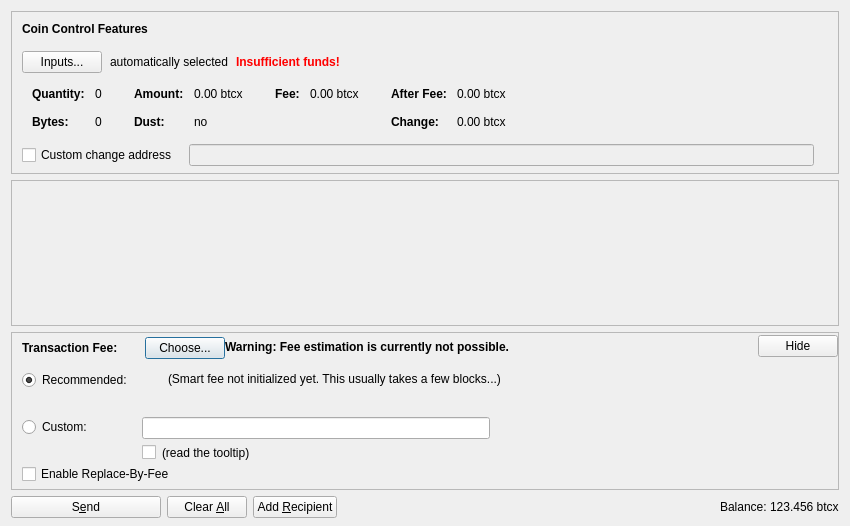
<?xml version="1.0" encoding="UTF-8"?>
<ui version="4.0">
 <class>SendCoinsDialog</class>
 <widget class="QDialog" name="SendCoinsDialog">
  <property name="geometry">
   <rect>
    <x>0</x>
    <y>0</y>
    <width>850</width>
    <height>526</height>
   </rect>
  </property>
  <property name="windowTitle">
   <string>Send Coins</string>
  </property>
  <layout class="QVBoxLayout" name="verticalLayout" stretch="0,1,0,0">
   <property name="bottomMargin">
    <number>8</number>
   </property>
   <item>
    <widget class="QFrame" name="frameCoinControl">
     <property name="sizePolicy">
      <sizepolicy hsizetype="Expanding" vsizetype="Expanding">
       <horstretch>0</horstretch>
       <verstretch>0</verstretch>
      </sizepolicy>
     </property>
     <property name="maximumSize">
      <size>
       <width>16777215</width>
       <height>16777215</height>
      </size>
     </property>
     <property name="frameShape">
      <enum>QFrame::StyledPanel</enum>
     </property>
     <property name="frameShadow">
      <enum>QFrame::Sunken</enum>
     </property>
     <layout class="QVBoxLayout" name="verticalLayoutCoinControl2">
      <property name="spacing">
       <number>0</number>
      </property>
      <property name="leftMargin">
       <number>0</number>
      </property>
      <property name="topMargin">
       <number>0</number>
      </property>
      <property name="rightMargin">
       <number>0</number>
      </property>
      <property name="bottomMargin">
       <number>6</number>
      </property>
      <item>
       <layout class="QVBoxLayout" name="verticalLayoutCoinControl" stretch="0,0,0,0,1">
        <property name="spacing">
         <number>0</number>
        </property>
        <property name="leftMargin">
         <number>10</number>
        </property>
        <property name="topMargin">
         <number>10</number>
        </property>
        <item>
         <layout class="QHBoxLayout" name="horizontalLayoutCoinControl1">
          <property name="bottomMargin">
           <number>15</number>
          </property>
          <item>
           <widget class="QLabel" name="labelCoinControlFeatures">
            <property name="sizePolicy">
             <sizepolicy hsizetype="Preferred" vsizetype="Maximum">
              <horstretch>0</horstretch>
              <verstretch>0</verstretch>
             </sizepolicy>
            </property>
            <property name="font">
             <font>
              <weight>75</weight>
              <bold>true</bold>
             </font>
            </property>
            <property name="styleSheet">
             <string notr="true">font-weight:bold;</string>
            </property>
            <property name="text">
             <string>Coin Control Features</string>
            </property>
           </widget>
          </item>
         </layout>
        </item>
        <item>
         <layout class="QHBoxLayout" name="horizontalLayoutCoinControl2" stretch="0,0,0,0">
          <property name="spacing">
           <number>8</number>
          </property>
          <property name="bottomMargin">
           <number>10</number>
          </property>
          <item>
           <widget class="QPushButton" name="pushButtonCoinControl">
            <property name="styleSheet">
             <string notr="true"/>
            </property>
            <property name="text">
             <string>Inputs...</string>
            </property>
            <property name="autoDefault">
             <bool>false</bool>
            </property>
           </widget>
          </item>
          <item>
           <widget class="QLabel" name="labelCoinControlAutomaticallySelected">
            <property name="text">
             <string>automatically selected</string>
            </property>
            <property name="margin">
             <number>5</number>
            </property>
           </widget>
          </item>
          <item>
           <widget class="QLabel" name="labelCoinControlInsuffFunds">
            <property name="font">
             <font>
              <weight>75</weight>
              <bold>true</bold>
             </font>
            </property>
            <property name="styleSheet">
             <string notr="true">color:red;font-weight:bold;</string>
            </property>
            <property name="text">
             <string>Insufficient funds!</string>
            </property>
            <property name="margin">
             <number>5</number>
            </property>
           </widget>
          </item>
          <item>
           <spacer name="horizontalSpacerCoinControl">
            <property name="orientation">
             <enum>Qt::Horizontal</enum>
            </property>
            <property name="sizeHint" stdset="0">
             <size>
              <width>40</width>
              <height>1</height>
             </size>
            </property>
           </spacer>
          </item>
         </layout>
        </item>
        <item>
         <widget class="QWidget" name="widgetCoinControl" native="true">
          <property name="sizePolicy">
           <sizepolicy hsizetype="Preferred" vsizetype="Preferred">
            <horstretch>0</horstretch>
            <verstretch>0</verstretch>
           </sizepolicy>
          </property>
          <property name="minimumSize">
           <size>
            <width>0</width>
            <height>0</height>
           </size>
          </property>
          <property name="styleSheet">
           <string notr="true"/>
          </property>
          <layout class="QHBoxLayout" name="horizontalLayoutCoinControl5">
           <property name="leftMargin">
            <number>0</number>
           </property>
           <property name="topMargin">
            <number>0</number>
           </property>
           <property name="rightMargin">
            <number>0</number>
           </property>
           <property name="bottomMargin">
            <number>0</number>
           </property>
           <item>
            <layout class="QHBoxLayout" name="horizontalLayoutCoinControl3" stretch="0,0,0,1">
             <property name="spacing">
              <number>20</number>
             </property>
             <property name="topMargin">
              <number>0</number>
             </property>
             <property name="bottomMargin">
              <number>10</number>
             </property>
             <item>
              <layout class="QFormLayout" name="formLayoutCoinControl1">
               <property name="horizontalSpacing">
                <number>10</number>
               </property>
               <property name="verticalSpacing">
                <number>14</number>
               </property>
               <property name="leftMargin">
                <number>10</number>
               </property>
               <property name="topMargin">
                <number>4</number>
               </property>
               <property name="rightMargin">
                <number>6</number>
               </property>
               <item row="0" column="0">
                <widget class="QLabel" name="labelCoinControlQuantityText">
                 <property name="font">
                  <font>
                   <weight>75</weight>
                   <bold>true</bold>
                  </font>
                 </property>
                 <property name="text">
                  <string>Quantity:</string>
                 </property>
                 <property name="margin">
                  <number>0</number>
                 </property>
                </widget>
               </item>
               <item row="0" column="1">
                <widget class="QLabel" name="labelCoinControlQuantity">
                 <property name="cursor">
                  <cursorShape>IBeamCursor</cursorShape>
                 </property>
                 <property name="contextMenuPolicy">
                  <enum>Qt::ActionsContextMenu</enum>
                 </property>
                 <property name="text">
                  <string notr="true">0</string>
                 </property>
                 <property name="margin">
                  <number>0</number>
                 </property>
                 <property name="textInteractionFlags">
                  <set>Qt::LinksAccessibleByMouse|Qt::TextSelectableByKeyboard|Qt::TextSelectableByMouse</set>
                 </property>
                </widget>
               </item>
               <item row="1" column="0">
                <widget class="QLabel" name="labelCoinControlBytesText">
                 <property name="font">
                  <font>
                   <weight>75</weight>
                   <bold>true</bold>
                  </font>
                 </property>
                 <property name="text">
                  <string>Bytes:</string>
                 </property>
                </widget>
               </item>
               <item row="1" column="1">
                <widget class="QLabel" name="labelCoinControlBytes">
                 <property name="cursor">
                  <cursorShape>IBeamCursor</cursorShape>
                 </property>
                 <property name="contextMenuPolicy">
                  <enum>Qt::ActionsContextMenu</enum>
                 </property>
                 <property name="text">
                  <string notr="true">0</string>
                 </property>
                 <property name="textInteractionFlags">
                  <set>Qt::LinksAccessibleByMouse|Qt::TextSelectableByKeyboard|Qt::TextSelectableByMouse</set>
                 </property>
                </widget>
               </item>
              </layout>
             </item>
             <item>
              <layout class="QFormLayout" name="formLayoutCoinControl2">
               <property name="horizontalSpacing">
                <number>10</number>
               </property>
               <property name="verticalSpacing">
                <number>14</number>
               </property>
               <property name="leftMargin">
                <number>6</number>
               </property>
               <property name="topMargin">
                <number>4</number>
               </property>
               <property name="rightMargin">
                <number>6</number>
               </property>
               <item row="0" column="0">
                <widget class="QLabel" name="labelCoinControlAmountText">
                 <property name="font">
                  <font>
                   <weight>75</weight>
                   <bold>true</bold>
                  </font>
                 </property>
                 <property name="text">
                  <string>Amount:</string>
                 </property>
                 <property name="margin">
                  <number>0</number>
                 </property>
                </widget>
               </item>
               <item row="0" column="1">
                <widget class="QLabel" name="labelCoinControlAmount">
                 <property name="cursor">
                  <cursorShape>IBeamCursor</cursorShape>
                 </property>
                 <property name="contextMenuPolicy">
                  <enum>Qt::ActionsContextMenu</enum>
                 </property>
                 <property name="text">
                  <string notr="true">0.00 btcx</string>
                 </property>
                 <property name="textInteractionFlags">
                  <set>Qt::LinksAccessibleByMouse|Qt::TextSelectableByKeyboard|Qt::TextSelectableByMouse</set>
                 </property>
                </widget>
               </item>
               <item row="1" column="0">
                <widget class="QLabel" name="labelCoinControlLowOutputText">
                 <property name="font">
                  <font>
                   <weight>75</weight>
                   <bold>true</bold>
                  </font>
                 </property>
                 <property name="text">
                  <string>Dust:</string>
                 </property>
                </widget>
               </item>
               <item row="1" column="1">
                <widget class="QLabel" name="labelCoinControlLowOutput">
                 <property name="cursor">
                  <cursorShape>IBeamCursor</cursorShape>
                 </property>
                 <property name="contextMenuPolicy">
                  <enum>Qt::ActionsContextMenu</enum>
                 </property>
                 <property name="text">
                  <string notr="true">no</string>
                 </property>
                 <property name="textInteractionFlags">
                  <set>Qt::LinksAccessibleByMouse|Qt::TextSelectableByKeyboard|Qt::TextSelectableByMouse</set>
                 </property>
                </widget>
               </item>
              </layout>
             </item>
             <item>
              <layout class="QFormLayout" name="formLayoutCoinControl3">
               <property name="horizontalSpacing">
                <number>10</number>
               </property>
               <property name="verticalSpacing">
                <number>14</number>
               </property>
               <property name="leftMargin">
                <number>6</number>
               </property>
               <property name="topMargin">
                <number>4</number>
               </property>
               <property name="rightMargin">
                <number>6</number>
               </property>
               <item row="0" column="0">
                <widget class="QLabel" name="labelCoinControlFeeText">
                 <property name="font">
                  <font>
                   <weight>75</weight>
                   <bold>true</bold>
                  </font>
                 </property>
                 <property name="text">
                  <string>Fee:</string>
                 </property>
                 <property name="margin">
                  <number>0</number>
                 </property>
                </widget>
               </item>
               <item row="0" column="1">
                <widget class="QLabel" name="labelCoinControlFee">
                 <property name="cursor">
                  <cursorShape>IBeamCursor</cursorShape>
                 </property>
                 <property name="contextMenuPolicy">
                  <enum>Qt::ActionsContextMenu</enum>
                 </property>
                 <property name="text">
                  <string notr="true">0.00 btcx</string>
                 </property>
                 <property name="textInteractionFlags">
                  <set>Qt::LinksAccessibleByMouse|Qt::TextSelectableByKeyboard|Qt::TextSelectableByMouse</set>
                 </property>
                </widget>
               </item>
              </layout>
             </item>
             <item>
              <layout class="QFormLayout" name="formLayoutCoinControl4">
               <property name="horizontalSpacing">
                <number>10</number>
               </property>
               <property name="verticalSpacing">
                <number>14</number>
               </property>
               <property name="leftMargin">
                <number>6</number>
               </property>
               <property name="topMargin">
                <number>4</number>
               </property>
               <property name="rightMargin">
                <number>6</number>
               </property>
               <item row="0" column="0">
                <widget class="QLabel" name="labelCoinControlAfterFeeText">
                 <property name="font">
                  <font>
                   <weight>75</weight>
                   <bold>true</bold>
                  </font>
                 </property>
                 <property name="text">
                  <string>After Fee:</string>
                 </property>
                 <property name="margin">
                  <number>0</number>
                 </property>
                </widget>
               </item>
               <item row="0" column="1">
                <widget class="QLabel" name="labelCoinControlAfterFee">
                 <property name="cursor">
                  <cursorShape>IBeamCursor</cursorShape>
                 </property>
                 <property name="contextMenuPolicy">
                  <enum>Qt::ActionsContextMenu</enum>
                 </property>
                 <property name="text">
                  <string notr="true">0.00 btcx</string>
                 </property>
                 <property name="textInteractionFlags">
                  <set>Qt::LinksAccessibleByMouse|Qt::TextSelectableByKeyboard|Qt::TextSelectableByMouse</set>
                 </property>
                </widget>
               </item>
               <item row="1" column="0">
                <widget class="QLabel" name="labelCoinControlChangeText">
                 <property name="font">
                  <font>
                   <weight>75</weight>
                   <bold>true</bold>
                  </font>
                 </property>
                 <property name="text">
                  <string>Change:</string>
                 </property>
                </widget>
               </item>
               <item row="1" column="1">
                <widget class="QLabel" name="labelCoinControlChange">
                 <property name="cursor">
                  <cursorShape>IBeamCursor</cursorShape>
                 </property>
                 <property name="contextMenuPolicy">
                  <enum>Qt::ActionsContextMenu</enum>
                 </property>
                 <property name="text">
                  <string notr="true">0.00 btcx</string>
                 </property>
                 <property name="textInteractionFlags">
                  <set>Qt::LinksAccessibleByMouse|Qt::TextSelectableByKeyboard|Qt::TextSelectableByMouse</set>
                 </property>
                </widget>
               </item>
              </layout>
             </item>
            </layout>
           </item>
          </layout>
         </widget>
        </item>
        <item>
         <layout class="QHBoxLayout" name="horizontalLayoutCoinControl4" stretch="0,0,0">
          <property name="spacing">
           <number>12</number>
          </property>
          <property name="sizeConstraint">
           <enum>QLayout::SetDefaultConstraint</enum>
          </property>
          <property name="topMargin">
           <number>5</number>
          </property>
          <property name="rightMargin">
           <number>5</number>
          </property>
          <item>
           <widget class="QCheckBox" name="checkBoxCoinControlChange">
            <property name="toolTip">
             <string>If this is activated, but the change address is empty or invalid, change will be sent to a newly generated address.</string>
            </property>
            <property name="text">
             <string>Custom change address</string>
            </property>
           </widget>
          </item>
          <item>
           <widget class="QValidatedLineEdit" name="lineEditCoinControlChange">
            <property name="enabled">
             <bool>false</bool>
            </property>
            <property name="sizePolicy">
             <sizepolicy hsizetype="Expanding" vsizetype="Fixed">
              <horstretch>0</horstretch>
              <verstretch>0</verstretch>
             </sizepolicy>
            </property>
           </widget>
          </item>
          <item>
           <widget class="QLabel" name="labelCoinControlChangeLabel">
            <property name="sizePolicy">
             <sizepolicy hsizetype="Preferred" vsizetype="Expanding">
              <horstretch>0</horstretch>
              <verstretch>0</verstretch>
             </sizepolicy>
            </property>
            <property name="minimumSize">
             <size>
              <width>0</width>
              <height>0</height>
             </size>
            </property>
            <property name="text">
             <string/>
            </property>
            <property name="margin">
             <number>3</number>
            </property>
           </widget>
          </item>
         </layout>
        </item>
        <item>
         <spacer name="verticalSpacerCoinControl">
          <property name="orientation">
           <enum>Qt::Vertical</enum>
          </property>
          <property name="sizeHint" stdset="0">
           <size>
            <width>800</width>
            <height>1</height>
           </size>
          </property>
         </spacer>
        </item>
       </layout>
      </item>
     </layout>
    </widget>
   </item>
   <item>
    <widget class="QScrollArea" name="scrollArea">
     <property name="widgetResizable">
      <bool>true</bool>
     </property>
     <widget class="QWidget" name="scrollAreaWidgetContents">
      <property name="geometry">
       <rect>
        <x>0</x>
        <y>0</y>
        <width>830</width>
        <height>104</height>
       </rect>
      </property>
      <layout class="QVBoxLayout" name="verticalLayout_2" stretch="0,1">
       <property name="leftMargin">
        <number>0</number>
       </property>
       <property name="topMargin">
        <number>0</number>
       </property>
       <property name="rightMargin">
        <number>0</number>
       </property>
       <property name="bottomMargin">
        <number>0</number>
       </property>
       <item>
        <layout class="QVBoxLayout" name="entries">
         <property name="spacing">
          <number>6</number>
         </property>
        </layout>
       </item>
       <item>
        <spacer name="verticalSpacer">
         <property name="orientation">
          <enum>Qt::Vertical</enum>
         </property>
         <property name="sizeHint" stdset="0">
          <size>
           <width>20</width>
           <height>40</height>
          </size>
         </property>
        </spacer>
       </item>
      </layout>
     </widget>
    </widget>
   </item>
   <item>
    <widget class="QFrame" name="frameFee">
     <property name="sizePolicy">
      <sizepolicy hsizetype="Expanding" vsizetype="Expanding">
       <horstretch>0</horstretch>
       <verstretch>0</verstretch>
      </sizepolicy>
     </property>
     <property name="maximumSize">
      <size>
       <width>16777215</width>
       <height>16777215</height>
      </size>
     </property>
     <property name="frameShape">
      <enum>QFrame::StyledPanel</enum>
     </property>
     <property name="frameShadow">
      <enum>QFrame::Sunken</enum>
     </property>
     <layout class="QVBoxLayout" name="verticalLayoutFee1">
      <property name="spacing">
       <number>0</number>
      </property>
      <property name="leftMargin">
       <number>0</number>
      </property>
      <property name="topMargin">
       <number>0</number>
      </property>
      <property name="rightMargin">
       <number>0</number>
      </property>
      <property name="bottomMargin">
       <number>0</number>
      </property>
      <item>
       <layout class="QVBoxLayout" name="verticalLayoutFee2" stretch="0,0,0">
        <property name="spacing">
         <number>0</number>
        </property>
        <property name="leftMargin">
         <number>10</number>
        </property>
        <property name="topMargin">
         <number>0</number>
        </property>
        <item>
         <layout class="QHBoxLayout" name="horizontalLayoutFee1">
          <property name="bottomMargin">
           <number>0</number>
          </property>
          <item>
           <layout class="QVBoxLayout" name="verticalLayoutFee7">
            <property name="spacing">
             <number>0</number>
            </property>
            <item>
             <spacer name="verticalSpacerSmartFee">
              <property name="orientation">
               <enum>Qt::Vertical</enum>
              </property>
              <property name="sizeType">
               <enum>QSizePolicy::Fixed</enum>
              </property>
              <property name="sizeHint" stdset="0">
               <size>
                <width>1</width>
                <height>4</height>
               </size>
              </property>
             </spacer>
            </item>
            <item>
             <layout class="QHBoxLayout" name="horizontalLayoutSmartFee">
              <property name="spacing">
               <number>10</number>
              </property>
              <item>
               <widget class="QLabel" name="labelFeeHeadline">
                <property name="sizePolicy">
                 <sizepolicy hsizetype="Preferred" vsizetype="Maximum">
                  <horstretch>0</horstretch>
                  <verstretch>0</verstretch>
                 </sizepolicy>
                </property>
                <property name="font">
                 <font>
                  <weight>75</weight>
                  <bold>true</bold>
                 </font>
                </property>
                <property name="styleSheet">
                 <string notr="true">font-weight:bold;</string>
                </property>
                <property name="text">
                 <string>Transaction Fee:</string>
                </property>
               </widget>
              </item>
              <item>
               <widget class="QLabel" name="labelFeeMinimized">
                <property name="text">
                 <string/>
                </property>
               </widget>
              </item>
              <item>
               <widget class="QPushButton" name="buttonChooseFee">
                <property name="text">
                 <string>Choose...</string>
                </property>
               </widget>
              </item>
             </layout>
            </item>
            <item>
             <spacer name="verticalSpacer_5">
              <property name="orientation">
               <enum>Qt::Vertical</enum>
              </property>
              <property name="sizeHint" stdset="0">
               <size>
                <width>1</width>
                <height>1</height>
               </size>
              </property>
             </spacer>
            </item>
           </layout>
          </item>
          <item>
           <widget class="QLabel" name="fallbackFeeWarningLabel">
            <property name="toolTip">
             <string>Using the fallbackfee can result in sending a transaction that will take several hours or days (or never) to confirm. Consider choosing your fee manually or wait until you have validated the complete chain.</string>
            </property>
            <property name="font">
            <font>
                <weight>75</weight>
                <bold>true</bold>
            </font>
            </property>
            <property name="text">
             <string>Warning: Fee estimation is currently not possible.</string>
            </property>
            <property name="wordWrap">
             <bool>false</bool>
            </property>
           </widget>
          </item>
          <item>
           <spacer name="horizontalSpacer_4">
            <property name="orientation">
             <enum>Qt::Horizontal</enum>
            </property>
            <property name="sizeType">
             <enum>QSizePolicy::MinimumExpanding</enum>
            </property>
            <property name="sizeHint" stdset="0">
             <size>
              <width>40</width>
              <height>20</height>
             </size>
            </property>
           </spacer>
          </item>
          <item>
           <widget class="QPushButton" name="buttonMinimizeFee">
            <property name="toolTip">
             <string>collapse fee-settings</string>
            </property>
            <property name="text">
             <string>Hide</string>
            </property>
           </widget>
          </item>
         </layout>
        </item>
        <item>
         <widget class="QFrame" name="frameFeeSelection">
          <layout class="QVBoxLayout" name="verticalLayoutFee12">
           <property name="spacing">
            <number>0</number>
           </property>
           <property name="leftMargin">
            <number>0</number>
           </property>
           <property name="topMargin">
            <number>0</number>
           </property>
           <property name="rightMargin">
            <number>0</number>
           </property>
           <property name="bottomMargin">
            <number>0</number>
           </property>
           <item>
            <layout class="QGridLayout" name="gridLayoutFee">
             <property name="topMargin">
              <number>10</number>
             </property>
             <property name="bottomMargin">
              <number>4</number>
             </property>
             <property name="horizontalSpacing">
              <number>10</number>
             </property>
             <property name="verticalSpacing">
              <number>4</number>
             </property>
             <item row="1" column="1">
              <layout class="QVBoxLayout" name="verticalLayoutFee8">
               <property name="spacing">
                <number>6</number>
               </property>
               <item>
                <layout class="QHBoxLayout" name="horizontalLayoutFee13">
                 <item>
                  <widget class="bitcoinphantomAmountField" name="customFee"/>
                 </item>
                 <item>
                  <spacer name="horizontalSpacer_6">
                   <property name="orientation">
                    <enum>Qt::Horizontal</enum>
                   </property>
                   <property name="sizeHint" stdset="0">
                    <size>
                     <width>1</width>
                     <height>1</height>
                    </size>
                   </property>
                  </spacer>
                 </item>
                </layout>
               </item>
               <item>
                <layout class="QHBoxLayout" name="horizontalLayoutFee8">
                 <item>
                  <widget class="QCheckBox" name="checkBoxMinimumFee">
                   <property name="toolTip">
                    <string>Paying only the minimum fee is just fine as long as there is less transaction volume than space in the blocks. But be aware that this can end up in a never confirming transaction once there is more demand for bitcoinphantom transactions than the network can process.</string>
                   </property>
                   <property name="text">
                    <string/>
                   </property>
                  </widget>
                 </item>
                 <item>
                  <widget class="QLabel" name="labelMinFeeWarning">
                   <property name="enabled">
                    <bool>true</bool>
                   </property>
                   <property name="toolTip">
                    <string>Paying only the minimum fee is just fine as long as there is less transaction volume than space in the blocks. But be aware that this can end up in a never confirming transaction once there is more demand for bitcoinphantom transactions than the network can process.</string>
                   </property>
                   <property name="text">
                    <string>(read the tooltip)</string>
                   </property>
                   <property name="margin">
                    <number>5</number>
                   </property>
                  </widget>
                 </item>
                 <item>
                  <spacer name="horizontalSpacer_2">
                   <property name="orientation">
                    <enum>Qt::Horizontal</enum>
                   </property>
                   <property name="sizeHint" stdset="0">
                    <size>
                     <width>1</width>
                     <height>1</height>
                    </size>
                   </property>
                  </spacer>
                 </item>
                </layout>
               </item>
              </layout>
             </item>
             <item row="0" column="0">
              <layout class="QVBoxLayout" name="verticalLayoutFee4" stretch="0,1">
               <item>
                <widget class="QRadioButton" name="radioSmartFee">
                 <property name="text">
                  <string>Recommended:</string>
                 </property>
                 <property name="checked">
                  <bool>true</bool>
                 </property>
                 <attribute name="buttonGroup">
                  <string notr="true">groupFee</string>
                 </attribute>
                </widget>
               </item>
               <item>
                <spacer name="verticalSpacer_2">
                 <property name="orientation">
                  <enum>Qt::Vertical</enum>
                 </property>
                 <property name="sizeHint" stdset="0">
                  <size>
                   <width>1</width>
                   <height>1</height>
                  </size>
                 </property>
                </spacer>
               </item>
              </layout>
             </item>
             <item row="1" column="0">
              <layout class="QVBoxLayout" name="verticalLayoutFee9" stretch="0,1">
               <item>
                <widget class="QRadioButton" name="radioCustomFee">
                 <property name="text">
                  <string>Custom:</string>
                 </property>
                 <attribute name="buttonGroup">
                  <string notr="true">groupFee</string>
                 </attribute>
                </widget>
               </item>
               <item>
                <spacer name="verticalSpacer_6">
                 <property name="orientation">
                  <enum>Qt::Vertical</enum>
                 </property>
                 <property name="sizeHint" stdset="0">
                  <size>
                   <width>1</width>
                   <height>1</height>
                  </size>
                 </property>
                </spacer>
               </item>
              </layout>
             </item>
             <item row="0" column="1">
              <layout class="QVBoxLayout" name="verticalLayoutFee3" stretch="0,0,1">
               <property name="spacing">
                <number>6</number>
               </property>
               <property name="topMargin">
                <number>2</number>
               </property>
               <item>
                <layout class="QHBoxLayout" name="horizontalLayoutFee12">
                 <item>
                  <widget class="QLabel" name="labelSmartFee">
                   <property name="text">
                    <string/>
                   </property>
                   <property name="margin">
                    <number>2</number>
                   </property>
                  </widget>
                 </item>
                 <item>
                  <widget class="QLabel" name="labelFeeEstimation">
                   <property name="text">
                    <string/>
                   </property>
                  </widget>
                 </item>
                 <item>
                  <widget class="QLabel" name="labelSmartFee2">
                   <property name="text">
                    <string>(Smart fee not initialized yet. This usually takes a few blocks...)</string>
                   </property>
                   <property name="margin">
                    <number>2</number>
                   </property>
                  </widget>
                 </item>
                 <item>
                  <spacer name="horizontalSpacer_5">
                   <property name="orientation">
                    <enum>Qt::Horizontal</enum>
                   </property>
                   <property name="sizeHint" stdset="0">
                    <size>
                     <width>1</width>
                     <height>1</height>
                    </size>
                   </property>
                  </spacer>
                 </item>
                </layout>
               </item>
               <item>
                <layout class="QHBoxLayout" name="horizontalLayoutFee9">
                 <item>
                  <layout class="QVBoxLayout" name="verticalLayoutFee6">
                   <item>
                    <widget class="QLabel" name="labelSmartFee3">
                    
                     <property name="margin">
                      <number>2</number>
                     </property>
                    </widget>
                   </item>
                   <item>
                    <spacer name="verticalSpacer_3">
                     <property name="orientation">
                      <enum>Qt::Vertical</enum>
                     </property>
                     <property name="sizeHint" stdset="0">
                      <size>
                       <width>1</width>
                       <height>1</height>
                      </size>
                     </property>
                    </spacer>
                   </item>
                  </layout>
                 </item>
                 <item>
                  <layout class="QVBoxLayout" name="verticalLayoutFee5">
                   <property name="rightMargin">
                    <number>30</number>
                   </property>
                   <item>
                    <layout class="QHBoxLayout" name="horizontalLayoutConfTarget">
                     <property name="bottomMargin">
                      <number>0</number>
                     </property>
                     <item>
                      <spacer name="horizontalSpacerConfTarget">
                       <property name="orientation">
                        <enum>Qt::Horizontal</enum>
                       </property>
                       <property name="sizeHint" stdset="0">
                        <size>
                         <width>40</width>
                         <height>20</height>
                        </size>
                       </property>
                      </spacer>
                     </item>
                    </layout>
                   </item>
                  </layout>
                 </item>
                </layout>
               </item>
               <item>
                <spacer name="verticalSpacer_4">
                 <property name="orientation">
                  <enum>Qt::Vertical</enum>
                 </property>
                 <property name="sizeHint" stdset="0">
                  <size>
                   <width>1</width>
                   <height>1</height>
                  </size>
                 </property>
                </spacer>
               </item>
              </layout>
             </item>
            </layout>
           </item>
           <item>
            <widget class="QCheckBox" name="optInRBF">
             <property name="text">
              <string>Enable Replace-By-Fee</string>
             </property>
             <property name="toolTip">
              <string>With Replace-By-Fee (BIP-125) you can increase a transaction's fee after it is sent. Without this, a higher fee may be recommended to compensate for increased transaction delay risk.</string>
             </property>
            </widget>
           </item>
          </layout>
         </widget>
        </item>
        <item>
         <spacer name="verticalSpacerFee">
          <property name="orientation">
           <enum>Qt::Vertical</enum>
          </property>
          <property name="sizeHint" stdset="0">
           <size>
            <width>40</width>
            <height>5</height>
           </size>
          </property>
         </spacer>
        </item>
       </layout>
      </item>
     </layout>
    </widget>
   </item>
   <item>
    <layout class="QHBoxLayout" name="horizontalLayout">
     <item>
      <widget class="QPushButton" name="sendButton">
       <property name="minimumSize">
        <size>
         <width>150</width>
         <height>0</height>
        </size>
       </property>
       <property name="toolTip">
        <string>Confirm the send action</string>
       </property>
       <property name="text">
        <string>S&amp;end</string>
       </property>
       <property name="icon">
        <iconset resource="../bitcoinphantom.qrc">
         <normaloff>:/icons/send</normaloff>:/icons/send</iconset>
       </property>
       <property name="autoDefault">
        <bool>false</bool>
       </property>
       <property name="default">
        <bool>false</bool>
       </property>
      </widget>
     </item>
     <item>
      <widget class="QPushButton" name="clearButton">
       <property name="sizePolicy">
        <sizepolicy hsizetype="Minimum" vsizetype="Fixed">
         <horstretch>0</horstretch>
         <verstretch>0</verstretch>
        </sizepolicy>
       </property>
       <property name="toolTip">
        <string>Clear all fields of the form.</string>
       </property>
       <property name="text">
        <string>Clear &amp;All</string>
       </property>
       <property name="icon">
        <iconset resource="../bitcoinphantom.qrc">
         <normaloff>:/icons/remove</normaloff>:/icons/remove</iconset>
       </property>
       <property name="autoDefault">
        <bool>false</bool>
       </property>
      </widget>
     </item>
     <item>
      <widget class="QPushButton" name="addButton">
       <property name="toolTip">
        <string>Send to multiple recipients at once</string>
       </property>
       <property name="text">
        <string>Add &amp;Recipient</string>
       </property>
       <property name="icon">
        <iconset resource="../bitcoinphantom.qrc">
         <normaloff>:/icons/add</normaloff>:/icons/add</iconset>
       </property>
       <property name="autoDefault">
        <bool>false</bool>
       </property>
      </widget>
     </item>
     <item>
      <spacer name="horizontalSpacer">
       <property name="orientation">
        <enum>Qt::Horizontal</enum>
       </property>
       <property name="sizeHint" stdset="0">
        <size>
         <width>40</width>
         <height>20</height>
        </size>
       </property>
      </spacer>
     </item>
     <item>
      <layout class="QHBoxLayout" name="horizontalLayout_2">
       <property name="spacing">
        <number>3</number>
       </property>
       <item>
        <widget class="QLabel" name="label">
         <property name="sizePolicy">
          <sizepolicy hsizetype="Preferred" vsizetype="Fixed">
           <horstretch>0</horstretch>
           <verstretch>0</verstretch>
          </sizepolicy>
         </property>
         <property name="text">
          <string>Balance:</string>
         </property>
        </widget>
       </item>
       <item>
        <widget class="QLabel" name="labelBalance">
         <property name="sizePolicy">
          <sizepolicy hsizetype="Preferred" vsizetype="Fixed">
           <horstretch>0</horstretch>
           <verstretch>0</verstretch>
          </sizepolicy>
         </property>
         <property name="cursor">
          <cursorShape>IBeamCursor</cursorShape>
         </property>
         <property name="text">
          <string notr="true">123.456 btcx</string>
         </property>
         <property name="textInteractionFlags">
          <set>Qt::LinksAccessibleByMouse|Qt::TextSelectableByKeyboard|Qt::TextSelectableByMouse</set>
         </property>
        </widget>
       </item>
      </layout>
     </item>
    </layout>
   </item>
  </layout>
 </widget>
 <customwidgets>
  <customwidget>
   <class>QValidatedLineEdit</class>
   <extends>QLineEdit</extends>
   <header>qt/qvalidatedlineedit.h</header>
  </customwidget>
  <customwidget>
   <class>bitcoinphantomAmountField</class>
   <extends>QLineEdit</extends>
   <header>qt/bitcoinphantomamountfield.h</header>
   <container>1</container>
  </customwidget>
 </customwidgets>
 <resources>
  <include location="../bitcoinphantom.qrc"/>
 </resources>
 <connections/>
 <buttongroups>
  <buttongroup name="groupFee"/>
 </buttongroups>
</ui>
